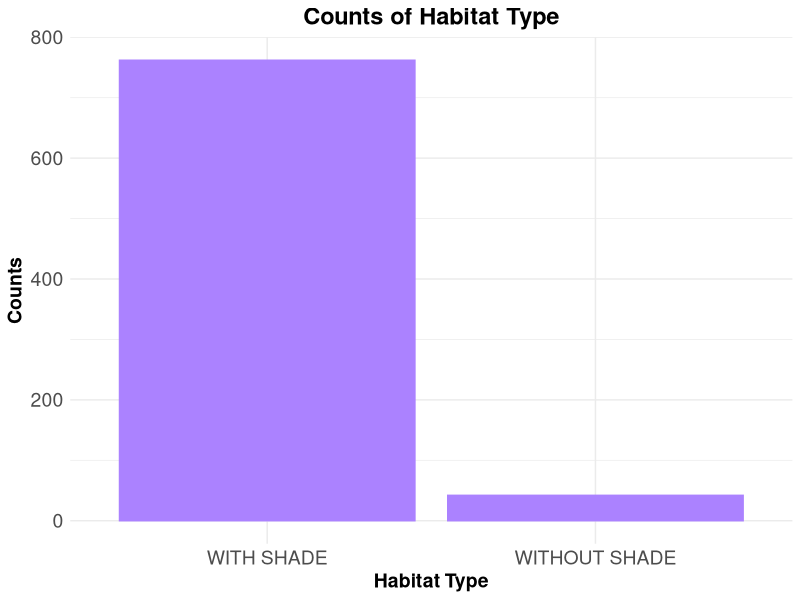
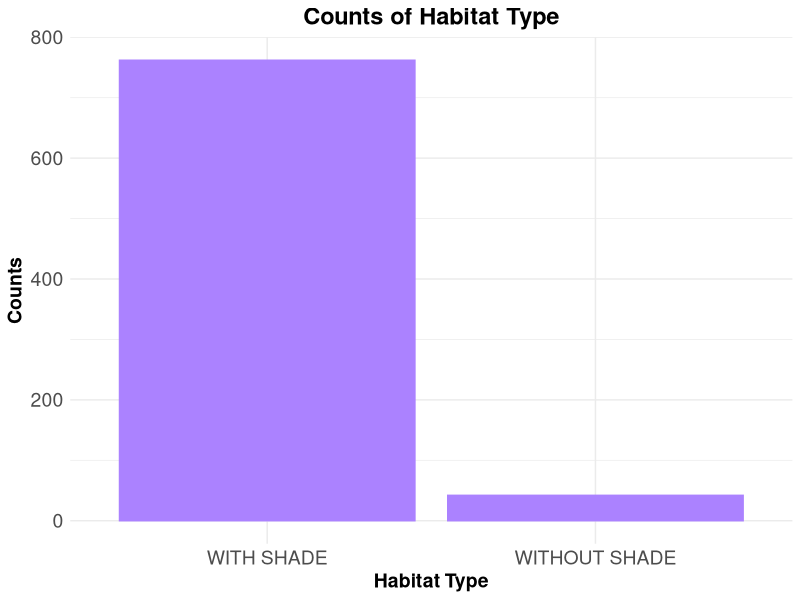
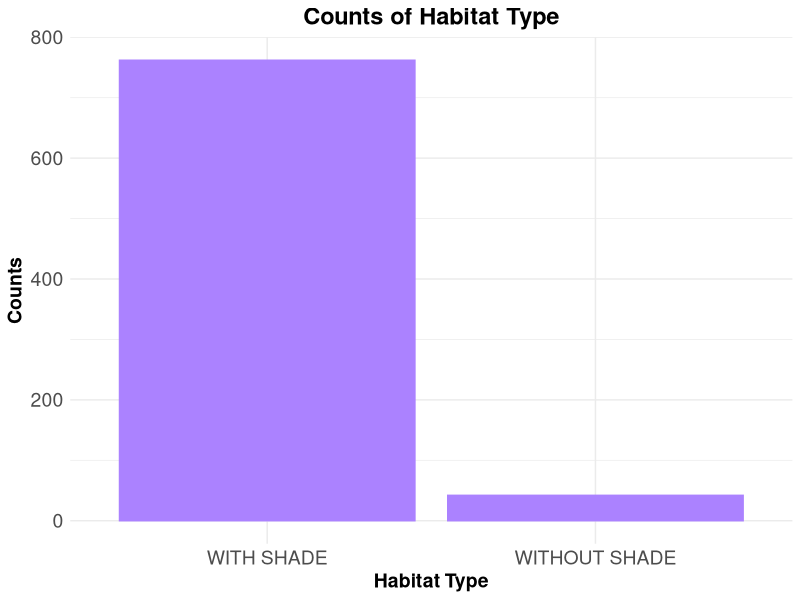

Here is the R script that generated these plots, in order: (Note: this script raises an error after producing the figures.)
# load libraries
library(tidyverse)
library(readr)
library(lubridate)
library(magrittr)
library(lme4)

#read in data
prelim_tidy <- read_csv("_data/_tidy/prelim_data_tidycols.csv")
View(prelim_tidy)

#Omit any missing values:
summary(is.na(prelim_tidy))

prelim_temp<-na.omit(prelim_tidy)
View(prelim_temp)

##### OMIT OUTLIERS ###
prelim_temp2 <- prelim_temp
prelim_temp2$therm_t[prelim_temp2$therm_t >= 42] <- NA

View(prelim_temp2)

prelim_temp3<-na.omit(prelim_temp2)
View(prelim_temp3)

####combine levels
#Vertical climb and cling together; make Bp 1 category; St & Sq together
prelim_temp3$pos_beh[prelim_temp3$pos_beh == "Cb"] <- "Su"
prelim_temp3$pos_beh[prelim_temp3$pos_beh == "Br"] <- "Su"
prelim_temp3$pos_beh[prelim_temp3$pos_beh == "QM"] <- "Su"
prelim_temp3$pos_beh[prelim_temp3$pos_beh == "Vci"] <- "VC"
prelim_temp3$pos_beh[prelim_temp3$pos_beh == "Abp"] <- "Bp"
prelim_temp3$pos_beh[prelim_temp3$pos_beh == "BpS"] <- "Bp"
prelim_temp3$pos_beh[prelim_temp3$pos_beh == "BpW"] <- "Bp"
prelim_temp3$pos_beh[prelim_temp3$pos_beh == "Sq"] <- "St"

############
##re-order levels
prelim_temp3$time_od <- factor(prelim_temp3$time_od, levels = c("e_morning", "l_morning", "e_afternoon", "l_afternoon", "evening"))
prelim_temp3$pos_beh <- factor(prelim_temp3$pos_beh, levels = c("Ly", "St", "QS", "QW", "Bp", "Su", "VC"))

###change to factor & numeric
factor_cols <- c("pos_beh","context", "substrate", "hab_type", "individual")
numeric_cols <- c("sun", "therm_t", "t_lo", "t_hi", "amb_t")

prelim_temp3[factor_cols] <- lapply(prelim_temp3[factor_cols], as.factor)

prelim_temp3[numeric_cols] <- lapply(prelim_temp3[numeric_cols], as.numeric)

str(prelim_temp3)

####model
mod_2 <- lmer(therm_t ~ pos_beh + amb_t + sun + date + hab_type + 
                (1|individual), data = prelim_temp3)
summary(mod_2)
confint(mod_2)

###New dataset combining with vs. without shade habitat types
prelim_temp4 <- prelim_temp3
View(prelim_temp4)

#####combine habitat types
levels(prelim_temp4$hab_type)[levels(prelim_temp4$hab_type)=="WD"] <- "WITH SHADE"
levels(prelim_temp4$hab_type)[levels(prelim_temp4$hab_type)=="BMWD"] <- "WITH SHADE"
levels(prelim_temp4$hab_type)[levels(prelim_temp4$hab_type)=="BM"] <- "WITH SHADE"
levels(prelim_temp4$hab_type)[levels(prelim_temp4$hab_type)=="GA"] <- "WITH SHADE"
levels(prelim_temp4$hab_type)[levels(prelim_temp4$hab_type)=="GL"] <- "WITHOUT SHADE"


############
##re-order levels
prelim_temp4$time_od <- factor(prelim_temp4$time_od, levels = c("e_morning", "l_morning", "e_afternoon", "l_afternoon", "evening"))
prelim_temp4$pos_beh <- factor(prelim_temp4$pos_beh, levels = c("Bp", "Ly", "St", "QS", "QW", "Su", "VC"))
prelim_temp4$hab_type <- factor(prelim_temp4$hab_type, levels = c("WITH SHADE", "WITHOUT SHADE"))

###change to factor & numeric
factor_cols <- c("pos_beh","context", "substrate", "hab_type", "individual")
numeric_cols <- c("sun", "therm_t", "t_lo", "t_hi", "amb_t")

prelim_temp4[factor_cols] <- lapply(prelim_temp4[factor_cols], as.factor)

prelim_temp4[numeric_cols] <- lapply(prelim_temp4[numeric_cols], as.numeric)

str(prelim_temp4)

##model new dataset
mod_3 <- lmer(therm_t ~ pos_beh + amb_t + sun + date + hab_type + 
                (1|individual), data = prelim_temp4)
summary(mod_3) ###still no significant difference with habitat type (shaded vs. not)
confint(mod_3)

summary(prelim_temp4$hab_type) ###WITH SHADE: 762; WITHOUT SHADE: 42

###plot habitat type with vs. without shade

counts_shaded <- ggplot(prelim_temp4, aes(hab_type))+
  geom_bar(stat="count", fill = "mediumpurple1", colour = "mediumpurple1") + 
  ggtitle("Counts of Habitat Type") +
  scale_x_discrete(name = "Habitat Type", 
                   labels = c("WITH SHADE", "WITHOUT SHADE")) +
  scale_y_continuous(name = "Counts") +
  theme_minimal()+
  theme(axis.text.x=element_text(size=14),
        axis.text.y=element_text(size=14),
        axis.title.y=element_text(size=14, face="bold"),
        axis.title.x=element_text(size=14, face="bold"),
        plot.title = element_text(hjust = 0.5, size=17, face="bold"))

counts_shaded

##save plot
ggsave("counts_shaded.pdf", width=10, height=6, units="in")

ggsave("counts_shaded.png", width=10, height=6, units="in")

###frequency of shaded vs. not

freq_hab_type <- ggplot(prelim_temp4, aes(hab_type))+
  geom_histogram(aes(y = (..count..)/sum(..count..)), bins = 10, 
                 fill = "mediumpurple1", colour = "mediumpurple1")+
  ggtitle("Frequency of Shaded vs. Non-Shaded Habitat Types") +
  scale_y_discrete(name = "Frequency", labels = percent)+
  scale_x_discrete(name = "Habitat Type")+
  theme_minimal()+
  theme(axis.text.x=element_text(size=14),
        axis.text.y=element_text(size=14),
        axis.title.y=element_text(size=14, face="bold"),
        axis.title.x=element_text(size=14, face="bold"),
        plot.title = element_text(hjust = 0.5, size=17, face="bold"))

freq_hab_type  ####confused why this isn't working, but will try to fix it later
